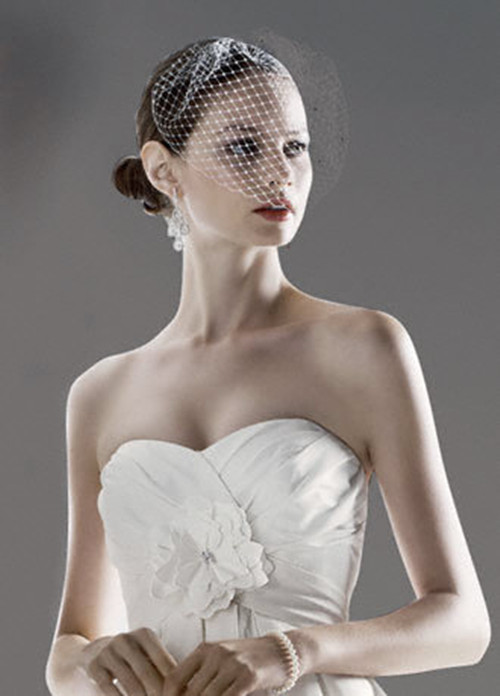
#> input picture semi_transparent (1)/semi_transparent/Photo/short.jpg, 500 x 696 px, found by its file name
$ python lightestimation.py
#> lines starting #> are read from the running program, lines starting #| are printed output that depends on the picture; after the words box and inside, x2 and y2 are one past the last pixel; in counts of white or black regions, pixels touching at a corner belong together
import cv2
import numpy as np
from scipy.optimize import least_squares
import matplotlib.pyplot as plt
from scipy.ndimage import gaussian_filter1d

#image_path = "semi_transparent (1)\Images\le-gouter-1880.jpg"
image_path = "semi_transparent (1)\semi_transparent\Photo\short.jpg"
image = cv2.imread(image_path)
#> image is the input picture: shape (696, 500, 3); mean B, G, R 126.9, 130.4, 137.8
gray_image = cv2.cvtColor(image, cv2.COLOR_BGR2GRAY)
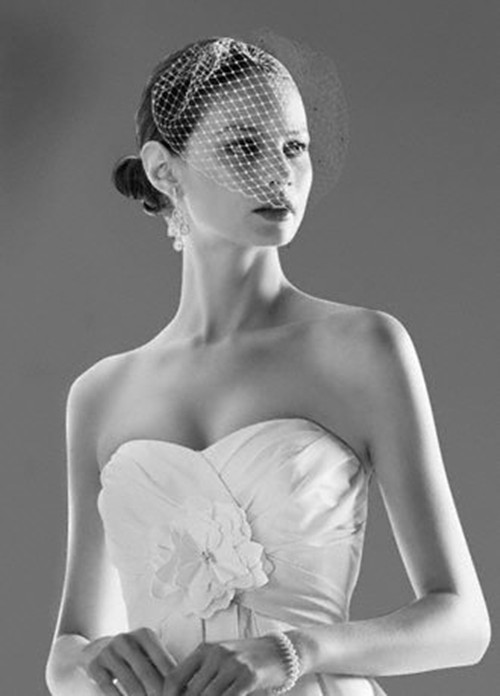
#> gray_image: shape (696, 500); min 0, max 255, mean 132.2
blurred_image = cv2.GaussianBlur(gray_image, (5, 5), 0)

canny_edges = cv2.Canny(blurred_image, 110, 200)
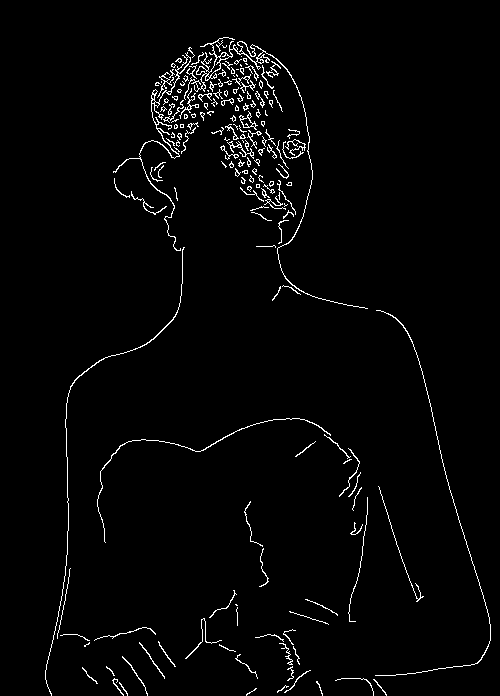
#> canny_edges: shape (696, 500); 2.3% white in thin lines or dots, all inside (x1, y1, x2, y2) = (45, 37, 491, 696)
contours, _ = cv2.findContours(canny_edges, cv2.RETR_TREE, cv2.CHAIN_APPROX_SIMPLE)
#> contours = 274 contours, 242 with area under 20; largest, box (x1, y1, x2, y2) and area: (184, 37, 368, 309) 618, (113, 52, 191, 251) 278, (237, 41, 264, 63) 179, (239, 111, 258, 130) 119, (207, 56, 221, 78) 90

def compute_normals_from_tangents(contour):
    normals = []
    for i in range(1, len(contour) - 1):  # Avoid boundary points
        p_prev = contour[i - 1][0]
        p_next = contour[i + 1][0]
        tangent = p_next - p_prev
        tangent_norm = np.linalg.norm(tangent)
        if tangent_norm > 0:
            normal = np.array([-tangent[1], tangent[0]]) / tangent_norm
            normals.append(normal)
    return normals

def sample_intensities_along_tangent_normals(contour, gray_image):
    sampled_intensities = []
    sampled_normals = []

    normals = compute_normals_from_tangents(contour)
    for i, normal in enumerate(normals):
        point = contour[i + 1][0]
        x, y = point
        normal_length = 10
        intensities = []
        for d in range(-normal_length, normal_length + 1):
            sample_x = int(x + d * normal[0])
            sample_y = int(y + d * normal[1])
            if 0 <= sample_x < gray_image.shape[1] and 0 <= sample_y < gray_image.shape[0]:
                intensities.append(gray_image[sample_y, sample_x])

        if intensities:
            sampled_intensities.append(np.mean(intensities))
            sampled_normals.append(normal)

    return sampled_intensities, sampled_normals

def fit_reflectance_model(normals, intensities):
    def residuals(params):
        rho, theta = params
        predicted_intensities = []
        for normal in normals:
            cos_theta = max(np.dot(normal, [np.cos(theta), np.sin(theta)]), 0)
            predicted_intensities.append(rho * cos_theta)
        return np.array(predicted_intensities) - intensities

    initial_guess = [1.0, 0.0]
    result = least_squares(residuals, initial_guess, bounds=([0, -np.pi], [np.inf, np.pi]))
    return result.x

# Collect data across all contours
all_intensities = []
all_normals = []

for contour in contours:
    intensities, normals = sample_intensities_along_tangent_normals(contour, gray_image)
    all_intensities.extend(intensities)
    all_normals.extend(normals)
#> this loop made 274 passes
#> intensities on passes 27, 48, 53: [138.6, 144, 153, 150, 177, 150.6, 146.4], [184.3, 168, 187.8, 168.3, 175.5, 195.3], [155.7, 150.9, 142.5, 134.4, 133.1, 141.3]
#> after the loop, all_intensities = 6597 values, max 218.5 at index 2896, min 23.38 at index 4267, mean 127.6; all_normals = 6597 pairs, first value -1 to 1, second value -1 to 1

# Fit the Lambertian reflectance model
all_intensities = np.array(all_intensities)
all_normals = np.array(all_normals)
if len(all_intensities) > 0 and len(all_normals) > 0:
    rho, theta = fit_reflectance_model(all_normals, all_intensities)
#> the loop in residuals, `for normal in normals:` made 6597 passes
#> (normal, cos_theta) on passes 1 to 3: ([-0.6, -0.8], 0), ([-0.447, -0.894], 0), ([-0.447, -0.894], 0)
#> after the loop in residuals, `for normal in normals:`: predicted_intensities = 6597 values, max 1 at index 35, min 0 at index 0, mean 0.327
#> the loop in residuals (call 2), `for normal in normals:` made 6597 passes

    illumination_angle = np.degrees(theta)
    print(f"Estimated illumination angle: {illumination_angle:.2f} degrees")
#| Estimated illumination angle: 136.73 degrees
    print(f"Estimated albedo (rho): {rho:.2f}")
#| Estimated albedo (rho): 154.99

    predicted_intensities = []
    light_direction = np.array([np.cos(theta), np.sin(theta)])
    for normal in all_normals:
        cos_theta = max(np.dot(normal, light_direction), 0)
        predicted_intensities.append(rho * cos_theta)
#> this loop made 6597 passes
#> normal on passes 1 to 3: [-0.6, -0.8], [-0.447, -0.894], [-0.447, -0.894]
    predicted_intensities = np.array(predicted_intensities)

    # Normalize the observed and predicted intensities
    all_intensities = all_intensities / np.max(all_intensities)
    predicted_intensities = predicted_intensities / np.max(predicted_intensities)
    residuals = all_intensities - predicted_intensities

    # Smooth the predicted intensities
    smoothed_predicted = gaussian_filter1d(predicted_intensities, sigma=10)

    # Sample data points for clearer visualization
    sample_indices = np.linspace(0, len(all_intensities) - 1, 500, dtype=int)
    sampled_observed = all_intensities[sample_indices]
    sampled_predicted = predicted_intensities[sample_indices]
    sampled_smoothed = smoothed_predicted[sample_indices]

    # Plot observed vs. predicted intensities
    plt.figure(figsize=(8, 6))
    plt.scatter(sample_indices, sampled_observed, label="Observed Intensities (Sampled)", color="blue", alpha=0.6, s=10)
    plt.plot(sample_indices, sampled_predicted, label="Predicted Intensities (Sampled)", color="red", linestyle="--", alpha=0.6)
    plt.plot(sample_indices, sampled_smoothed, label="Smoothed Predicted Trend", color="green", linewidth=2)
    plt.xlabel("Sample Index")
    plt.ylabel("Normalized Intensity")
    plt.title("Observed vs. Predicted Intensities (Sampled)")
    plt.legend()
    plt.grid()
    plt.show()
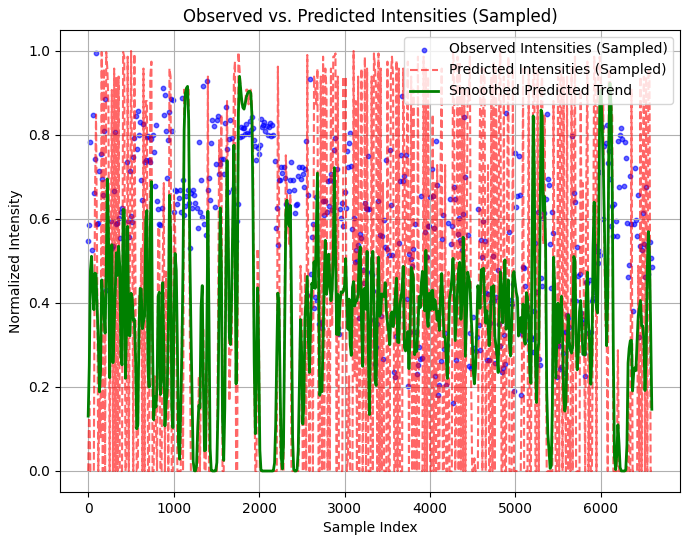
#> figure drawn by matplotlib, 1 panel; curve peaks at x = 502, y = 1; curve peaks at x = 1771, y = 0.939

    # Sample residuals for clarity
    sampled_residuals = residuals[sample_indices]

    # Plot residuals
    plt.figure(figsize=(8, 6))
    plt.plot(sample_indices, sampled_residuals, label="Residuals", color="green")
    plt.axhline(0, color='black', linestyle='--', linewidth=1, label="Zero")
    plt.xlabel("Sample Index")
    plt.ylabel("Residual (Observed - Predicted)")
    plt.title("Residuals of Observed vs. Predicted Intensities (Sampled)")
    plt.legend()
    plt.grid()
    plt.show()
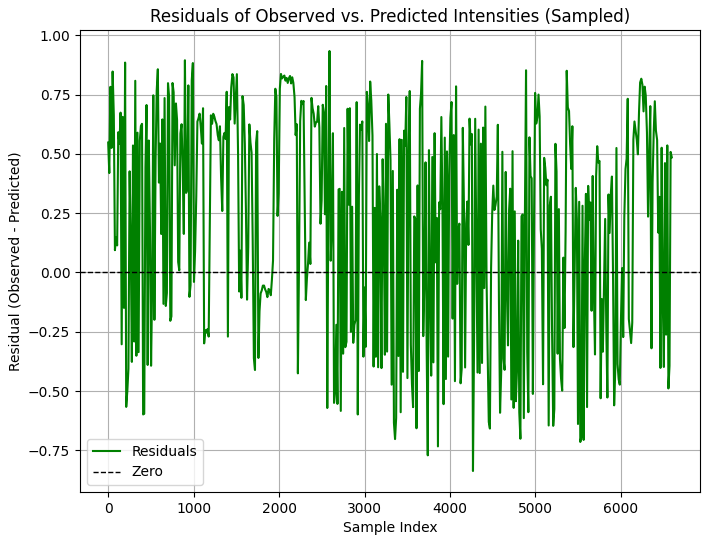
#> figure drawn by matplotlib, 1 panel; curve peaks at x = 2590, y = 0.934

    mae = np.mean(np.abs(residuals))
    rmse = np.sqrt(np.mean(residuals**2))

    print(f"Mean Absolute Error (MAE): {mae:.4f}")
#| Mean Absolute Error (MAE): 0.4397
    print(f"Root Mean Squared Error (RMSE): {rmse:.4f}")
#| Root Mean Squared Error (RMSE): 0.4997
    print(f"Mean Residual: {np.mean(residuals):.4f}")
#| Mean Residual: 0.2186
    print(f"Standard Deviation of Residuals: {np.std(residuals):.4f}")
#| Standard Deviation of Residuals: 0.4493


    # Display results
    height, width, _ = image.shape
    center = (width // 2, height // 2)
    end_point = (
        int(center[0] + 200 * np.cos(theta)),
        int(center[1] - 200 * np.sin(theta))
    )
    output_image = image.copy()
    cv2.arrowedLine(
        output_image,
        end_point,
        center,
        color=(0, 255, 0),
        thickness=2,
        tipLength=0.1
    )
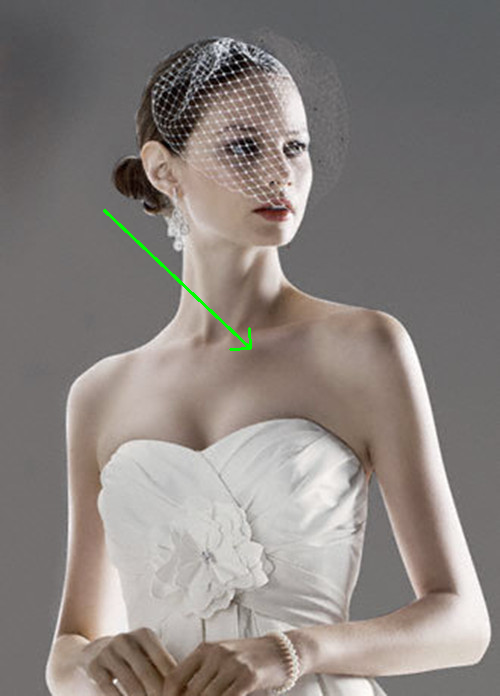
#> output_image: shape (696, 500, 3); 0.22% of pixels changed, all inside (x1, y1, x2, y2) = (103, 209, 252, 351)
    cv2.imshow("Estimated Light Source Direction", output_image)
    cv2.imshow("Original Image", image)
    cv2.imshow("Contours", canny_edges)
    cv2.waitKey(0)
    cv2.destroyAllWindows()
else:
    print("Insufficient data to estimate light direction.")

$ run again, with semi_transparent (1)/semi_transparent/Photo/R.jpeg copied over semi_transparent (1)/semi_transparent/Photo/short.jpg
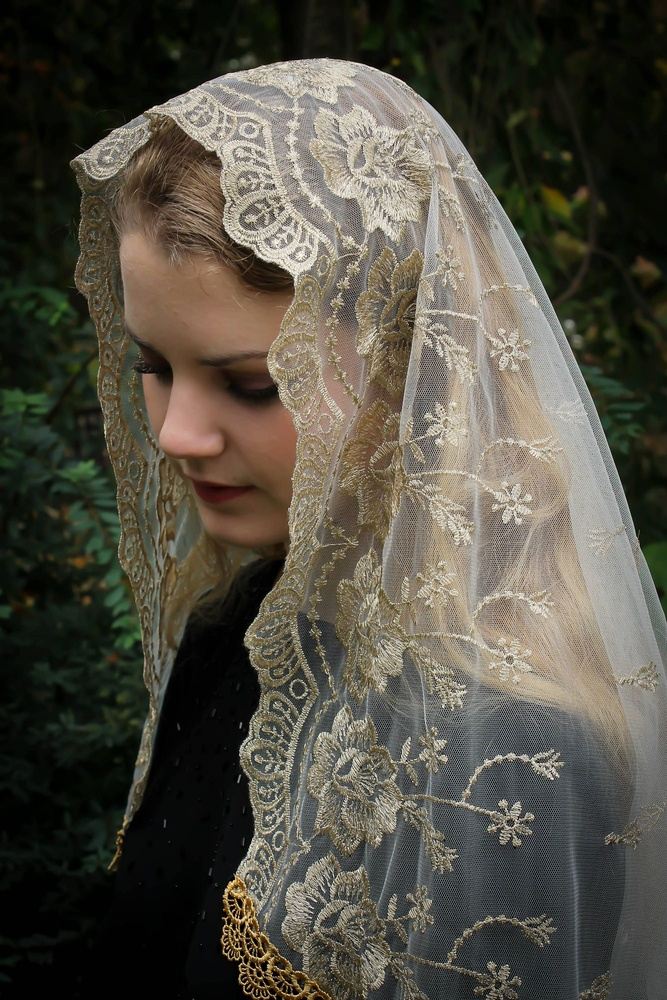
#> input picture semi_transparent (1)/semi_transparent/Photo/R.jpeg, 667 x 1000 px, shrunk from 2000 x 3000 before the run, found by its file name
#> image is the input picture: shape (1000, 667, 3); mean B, G, R 67.3, 78.4, 82
#> `canny_edges = cv2.Canny(blurred_image, 110, 200)`:
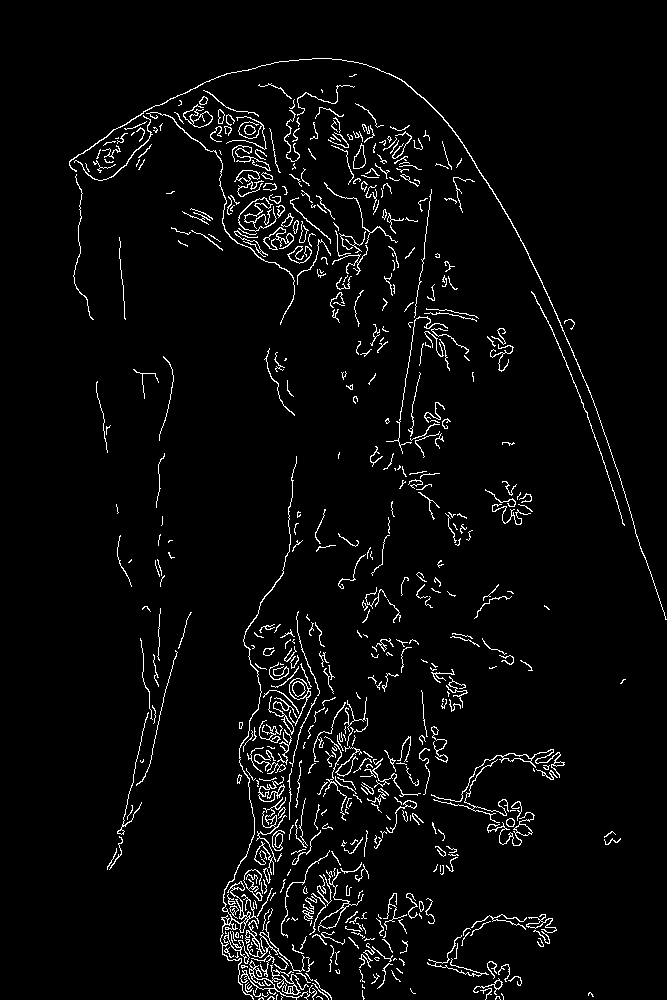
#> canny_edges: shape (1000, 667); 3.7% white in thin lines or dots, all inside (x1, y1, x2, y2) = (69, 58, 667, 1000)
#> contours = 641 contours, 520 with area under 20; largest, box (x1, y1, x2, y2) and area: (220, 456, 297, 1000) 486, (289, 678, 311, 726) 341, (289, 678, 309, 700) 288, (318, 869, 364, 932) 272, (69, 58, 667, 620) 256
#> the loop `for contour in contours:` made 641 passes
#> intensities on passes 1, 3, 5: [65.77, 56.38, 27.52, 47.75, 79.46, 75.17, 60.2], [48.14, 48.33, 54.07, 42, 60.23, 44.07], [90.33, 58.25, 39, 39.29, 31.82, 33.76]
#> after the loop `for contour in contours:`: all_intensities = 20946 items
#> `all_normals = np.array(all_normals)`: all_normals = 20946 pairs, first value -1 to 1, second value -1 to 1
#> the loop in residuals, `for normal in normals:` made 20946 passes
#> (normal, cos_theta) on passes 1 to 3: ([-0.447, -0.894], 0), ([-0.447, -0.894], 0), ([-1, 0], 0)
#> after the loop in residuals, `for normal in normals:`: predicted_intensities = 20946 items
#> the loop in residuals (call 2), `for normal in normals:` made 20946 passes
#| Estimated illumination angle: -5.01 degrees
#| Estimated albedo (rho): 141.62
#> the loop `for normal in all_normals:` made 20946 passes
#> normal on passes 1 to 3: [-0.447, -0.894], [-0.447, -0.894], [-1, 0]
#| Mean Absolute Error (MAE): 0.4308
#| Root Mean Squared Error (RMSE): 0.4794
#| Mean Residual: 0.1889
#| Standard Deviation of Residuals: 0.4406
#> `cv2.arrowedLine( output_image, end_point, center, color=(0, 255, 0), t..`:
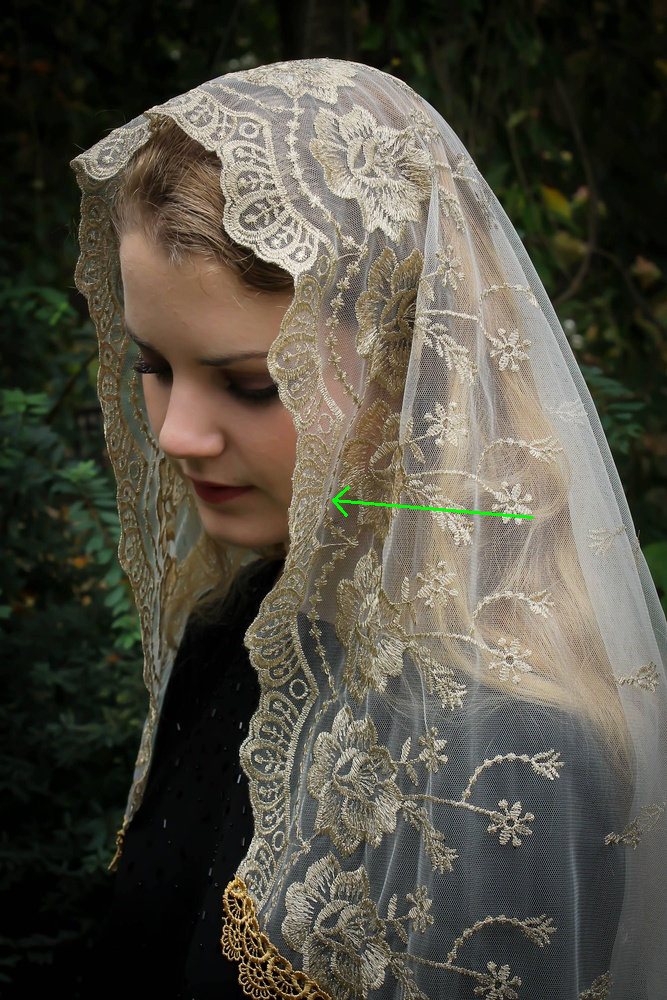
#> output_image: shape (1000, 667, 3); 0.11% of pixels changed, all inside (x1, y1, x2, y2) = (332, 486, 534, 519)
